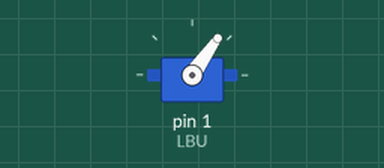
Simulated run of this sketch. Board: Arduino Uno, built with avr-gcc and run on an emulated ATmega328P. Shown: servo. Wiring (inferred from the names in the program): servo: signal pin 1. Servo pulses on a pin are drawn as a servo (544–2400 µs = 0–180°).

Above: at 0.2 s.
At 22.38 s:
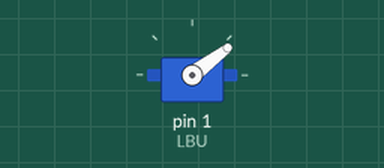
At 29.72 s:
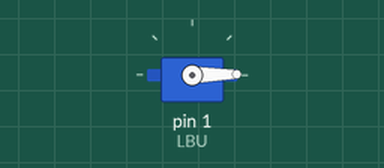
At 37.81 s:
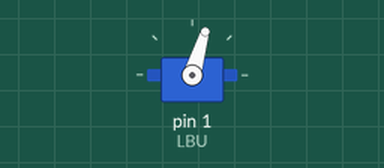
Timing chart, 0 to 40.0 s (numbered marks = the images above):
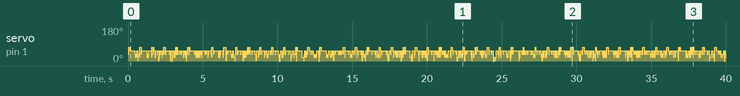

The sketch:

squirrel.ino
```cpp
#include <MPU9250.h>

#define LBU 1
#define LBL 0
#define LFL 0
#define LFR 0

int t_lbu; // precalculated pulse periods for each servo group
int t_lbl; // in microseconds
int t_lfl;
int t_lfr;
long t0;
long t_elapsed;
void setup() {
  // put your setup code here, to run once:
  pinMode(LBU, OUTPUT);
  pinMode(LBL, OUTPUT);
  pinMode(LFL, OUTPUT);
  pinMode(LFR, OUTPUT);
}

int angleToPeriod(int angle){
  return 1000 * angle / 180 + 1000;
}

void setBackLeg(int upper_angle, int lower_angle){
  t_lbu = angleToPeriod(upper_angle);
  t_lbl = angleToPeriod(lower_angle);
}

void servoDelay(long millisecondsToDelay){
  long microsecondsToDelay = 1000 * millisecondsToDelay;
  t0 = micros();
  while (micros() - t0 < microsecondsToDelay) {
    if ((micros() - t0) % 20000 <= t_lbu){
      digitalWrite(LBU, HIGH);
    } else {
      digitalWrite(LBU, LOW);
    }

    if ((micros() - t0) % 20000 <= t_lbl){
      digitalWrite(LBL, HIGH);
    } else {
      digitalWrite(LBL, LOW);
    }

    if ((micros() - t0) % 20000 <= t_lfl){
      digitalWrite(LFL, HIGH);
    } else {
      digitalWrite(LFL, LOW);
    }

    if ((micros() - t0) % 20000 <= t_lfr){
      digitalWrite(LFL, HIGH);
    } else {
      digitalWrite(LFL, LOW);
    }
  }
}
void loop() {
 setBackLeg(90,0);
 servoDelay(400);
 setBackLeg(0,90);
 servoDelay(200);
 setBackLeg(0,0);
 servoDelay(200);
}
```
